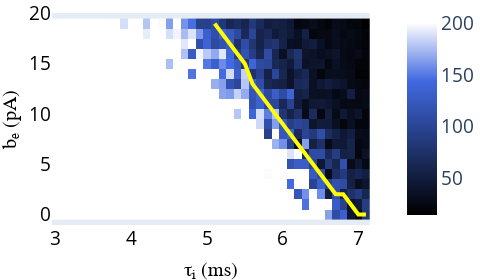

Notebook code cell kept with this figure:
### Markdown cell above
#### Plot the heatmap

### Code cell
#This is an example with few values of tau_i and b_e
load= 'tau_i'
mean_array,taus, bthr, tau_v, bvals = load_survival( load = load, save_path='./trials/')
plot_heatmap_survival(mean_array, taus, tau_v, bvals , bthr,load = load, save_im=False, z_max=200, precalc=False, line_color='yellow')

### Figure 1 — Plotly figure (JSON) as saved in the notebook; plotly's stock layout.template omitted (floating-point values rounded to 4 significant figures; data arrays with more than 128 entries replaced by an {"elided": "..."} marker saying what was removed)
{"data": [{"colorbar": {"tickcolor": "black", "tickfont": {"size": 19}}, "colorscale": [[0, "black"], [0.7, "royalblue"], [1, "white"], [1, "white"]], "type": "heatmap", "x": [3, 3.1, 3.2, 3.3, 3.4, 3.5, 3.6, 3.7, 3.8, 3.9, 4.0, 4.1, 4.2, 4.3, 4.4, 4.5, 4.6, 4.7, 4.8, 4.9, 5.0, 5.1, 5.2, 5.3, 5.4, 5.5, 5.6, 5.7, 5.8, 5.9, 6.0, 6.1, 6.2, 6.3, 6.4, 6.5, 6.6, 6.7, 6.8, 6.9, 7.0, 7.1], "y": [0, 1, 2, 3, 4, 5, 6, 7, 8, 9, 10, 11, 12, 13, 14, 15, 16, 17, 18, 19], "z": {"elided": "20x42 int values"}, "zmax": 200, "zmin": 15}, {"line": {"color": "yellow", "width": 4}, "mode": "lines", "showlegend": false, "type": "scatter", "x": [5.1, 5.2, 5.3, 5.4, 5.5, 5.6, 5.7, 5.8, 5.9, 6.0, 6.1, 6.2, 6.3, 6.4, 6.5, 6.6, 6.7, 6.8, 6.9, 7.0, 7.1], "xaxis": "x", "y": [19, 18, 17, 16, 15, 13, 12, 11, 10, 9, 8, 7, 6, 5, 4, 3, 2, 2, 1, 0, 0], "yaxis": "y"}], "layout": {"coloraxis": {"colorbar": {"title": {"side": "right"}, "x": -0.55, "y": 0.35}}, "height": 280, "margin": {"b": 0, "l": 0, "r": 0, "t": 0}, "width": 480, "xaxis": {"anchor": "y", "domain": [0, 0.94], "nticks": 5, "showgrid": false, "tickfont": {"color": "black", "size": 19}, "title": {"font": {"color": "black", "family": "Arial, sans-serif", "size": 20}, "text": "τᵢ (ms)"}}, "yaxis": {"anchor": "x", "domain": [0, 1], "nticks": 5, "showgrid": false, "tickfont": {"color": "black", "size": 19}, "title": {"font": {"color": "black", "family": "Arial, sans-serif", "size": 20}, "text": "bₑ (pA)"}}, "yaxis2": {"anchor": "x", "overlaying": "y", "showgrid": false, "side": "right", "title": {"font": {"color": "black", "family": "Arial, sans-serif", "size": 20}, "text": "bₑ (pA)"}}}}
